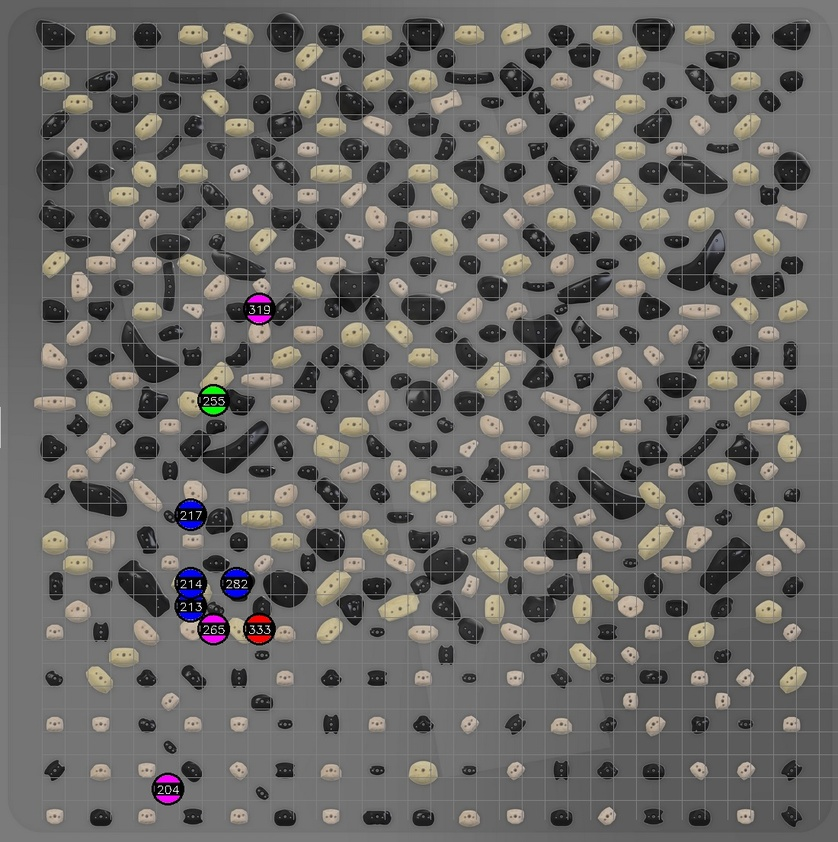
#> input picture validated_TB21212Spray.jpg, 838 x 842 px, shrunk from 1100 x 1105 before the run
$ python validate_positions.py validated_TB21212Spray.jpg TB108Mirr.jpg
#> lines starting #> are read from the running program, lines starting #| are printed output that depends on the picture; after the words box and inside, x2 and y2 are one past the last pixel; in counts of white or black regions, pixels touching at a corner belong together
import cv2
import numpy as np
import re
import sys
from typing import List, Tuple
import os

# Grid layout parameters - adjust these to match your screenshot
MARGIN_LEFT = 55    # Pixels from left edge
MARGIN_RIGHT = -5   # Pixels from right edge
MARGIN_TOP = 30     # Pixels from top edge
MARGIN_BOTTOM = 30  # Pixels from bottom edge

class Hold:
    def __init__(self, position: int, color: str):
        self.position = position
        self.color = color

    def get_rgb(self) -> Tuple[int, int, int]:
        color_map = {
            'Red': (0, 0, 255),
            'Green': (0, 255, 0),
            'Blue': (255, 0, 0),
            'Pink': (255, 0, 255),
            'Yellow': (0, 255, 255),
            'White': (255, 255, 255),
            'Black': (0, 0, 0)
        }
        return color_map.get(self.color, (128, 128, 128))  # Default to gray if color not found

def parse_climb_summary(text: str) -> List[Hold]:
    holds = []
    for line in text.strip().split('\n'):
        if line.startswith('Position'):
            match = re.match(r'Position (\d+): (\w+)', line)
            if match:
                position = int(match.group(1))
                color = match.group(2)
                holds.append(Hold(position, color))
    return holds

def position_to_coordinates(position: int) -> Tuple[int, int]:
    # Tension Board 2 has 17x17 hole pairs, so 34 x 34 grid
    # Position numbers start from bottom-left, snake up and down
    # Each column has 34 positions (17 pairs)
    col = (position - 1) // 34
    row_in_col = (position - 1) % 34

    # If column is even, count from bottom to top
    # If column is odd, count from top to bottom
    if col % 2 == 0:
        row = 33 - row_in_col  # Start from bottom (33) and go up
    else:
        row = row_in_col  # Start from top (0) and go down

    return col, row

def is_valid_position(position: int) -> bool:
    # Define valid positions based on Tension Board 2 layout
    col, row = position_to_coordinates(position)

    # Basic validation - adjust these ranges based on actual board layout
    if row < 0 or row >= 34 or col < 0 or col >= 34:
        return False

    # Add specific position validations here
    # For example, some positions might not exist in certain areas
    return True

def draw_holds(image: np.ndarray, holds: List[Hold], circle_radius: int = 20) -> np.ndarray:
    # Get image dimensions
    height, width = image.shape[:2]
    print(f"Image dimensions: {width}x{height}")

    # Calculate usable area
    usable_width = width - MARGIN_LEFT - MARGIN_RIGHT
    usable_height = height - MARGIN_TOP - MARGIN_BOTTOM

    # Calculate grid cell size
    cell_width = usable_width // 34
    cell_height = usable_height // 34
    print(f"Cell size: {cell_width}x{cell_height}")

    # Create a copy of the image to draw on
    result = image.copy()

    # Draw grid lines for debugging
    for i in range(35):
        # Vertical lines
        x = MARGIN_LEFT + i * cell_width
        cv2.line(result, (x, MARGIN_TOP), (x, height - MARGIN_BOTTOM), (128, 128, 128), 1)
        # Horizontal lines
        y = MARGIN_TOP + i * cell_height
        cv2.line(result, (MARGIN_LEFT, y), (width - MARGIN_RIGHT, y), (128, 128, 128), 1)

    for hold in holds:
        if not is_valid_position(hold.position):
            print(f"Warning: Position {hold.position} is not valid on the board")
            continue

        col, row = position_to_coordinates(hold.position)
        print(f"Position {hold.position} -> Grid coordinates: ({col}, {row})")

        # Calculate center of the circle
        center_x = MARGIN_LEFT + int((col + 0.5) * cell_width)
        center_y = MARGIN_TOP + int((row + 0.5) * cell_height)
        print(f"Circle center: ({center_x}, {center_y})")

        # Draw the circle with a black outline
        cv2.circle(result, (center_x, center_y), circle_radius, (0, 0, 0), 2)  # Black outline
        cv2.circle(result, (center_x, center_y), circle_radius - 2, hold.get_rgb(), -1)  # Filled circle

        # Add position number with a black background for better visibility
        text = str(hold.position)
        text_size = cv2.getTextSize(text, cv2.FONT_HERSHEY_SIMPLEX, 0.5, 1)[0]
        text_x = center_x - text_size[0] // 2
        text_y = center_y + text_size[1] // 2

        # Draw black background for text
        cv2.rectangle(result,
                     (text_x - 2, text_y - text_size[1] - 2),
                     (text_x + text_size[0] + 2, text_y + 2),
                     (0, 0, 0), -1)

        # Draw white text
        cv2.putText(result, text, (text_x, text_y),
                    cv2.FONT_HERSHEY_SIMPLEX, 0.5, (255, 255, 255), 1)

    return result

def main():
    if len(sys.argv) != 3:
        print("Usage: python validate_positions.py <screenshot_path> <climb_summary_text>")
        print("Example: python validate_positions.py screenshot.jpg 'Position 265: Pink\\nPosition 213: Blue'")
        sys.exit(1)

    # Read the screenshot
    image = cv2.imread(sys.argv[1])
#> image is the input picture: shape (842, 838, 3); mean B, G, R 101.6, 104.1, 106
    if image is None:
        print(f"Error: Could not read image {sys.argv[1]}")
        sys.exit(1)

    # Parse the climb summary
    holds = parse_climb_summary(sys.argv[2])
    print(f"Parsed {len(holds)} holds:")
    for hold in holds:
        print(f"Position {hold.position}: {hold.color}")

    # Draw the holds on the image
    result = draw_holds(image, holds)
#| Image dimensions: 838x842
#| Cell size: 23x23
#> after the loop in draw_holds, `for i in range(35):`:
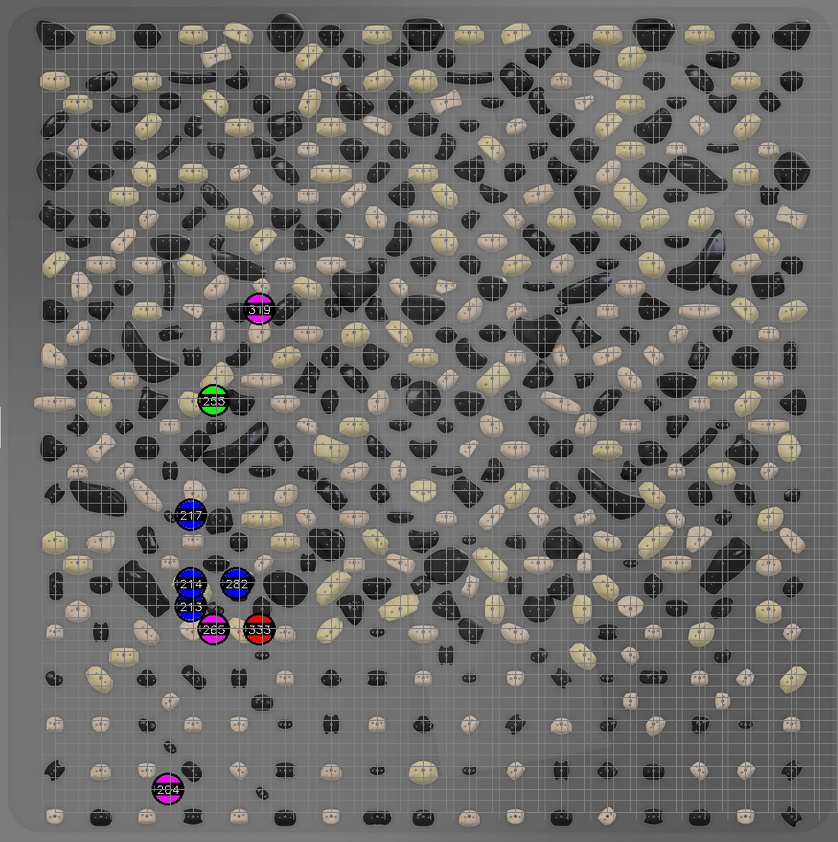
#> result: shape (842, 838, 3); 7.59% of pixels changed, all inside (x1, y1, x2, y2) = (55, 30, 838, 813)

    # Save the result
    basepath = os.path.dirname(sys.argv[1])
    basename = os.path.basename(sys.argv[1])
    output_path = os.path.join(basepath, "validated_" + basename)
    cv2.imwrite(output_path, result)
    print(f"Saved validated image to {output_path}")

    # Show the result
    cv2.imshow("Validated Positions", result)
    cv2.waitKey(0)
    cv2.destroyAllWindows()

if __name__ == "__main__":
    main()
